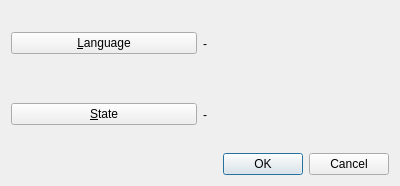
<?xml version="1.0" encoding="UTF-8"?>
<ui version="4.0">
 <class>OfficialDialog</class>
 <widget class="QDialog" name="OfficialDialog">
  <property name="geometry">
   <rect>
    <x>0</x>
    <y>0</y>
    <width>400</width>
    <height>186</height>
   </rect>
  </property>
  <property name="windowTitle">
   <string>Add official language</string>
  </property>
  <layout class="QVBoxLayout" name="verticalLayout">
   <item>
    <layout class="QHBoxLayout" name="horizontalLayout">
     <item>
      <widget class="QPushButton" name="pushButton_official_lang">
       <property name="text">
        <string>&amp;Language</string>
       </property>
      </widget>
     </item>
     <item>
      <widget class="QLabel" name="label_official_language">
       <property name="text">
        <string>-</string>
       </property>
      </widget>
     </item>
    </layout>
   </item>
   <item>
    <layout class="QHBoxLayout" name="horizontalLayout_2">
     <item>
      <widget class="QPushButton" name="pushButton_official_state">
       <property name="text">
        <string>&amp;State</string>
       </property>
      </widget>
     </item>
     <item>
      <widget class="QLabel" name="label_official_state">
       <property name="text">
        <string>-</string>
       </property>
      </widget>
     </item>
    </layout>
   </item>
   <item>
    <widget class="QDialogButtonBox" name="buttonBox">
     <property name="orientation">
      <enum>Qt::Horizontal</enum>
     </property>
     <property name="standardButtons">
      <set>QDialogButtonBox::Cancel|QDialogButtonBox::Ok</set>
     </property>
    </widget>
   </item>
  </layout>
 </widget>
 <resources/>
 <connections>
  <connection>
   <sender>buttonBox</sender>
   <signal>accepted()</signal>
   <receiver>OfficialDialog</receiver>
   <slot>accept()</slot>
   <hints>
    <hint type="sourcelabel">
     <x>248</x>
     <y>254</y>
    </hint>
    <hint type="destinationlabel">
     <x>157</x>
     <y>274</y>
    </hint>
   </hints>
  </connection>
  <connection>
   <sender>buttonBox</sender>
   <signal>rejected()</signal>
   <receiver>OfficialDialog</receiver>
   <slot>reject()</slot>
   <hints>
    <hint type="sourcelabel">
     <x>316</x>
     <y>260</y>
    </hint>
    <hint type="destinationlabel">
     <x>286</x>
     <y>274</y>
    </hint>
   </hints>
  </connection>
 </connections>
</ui>
